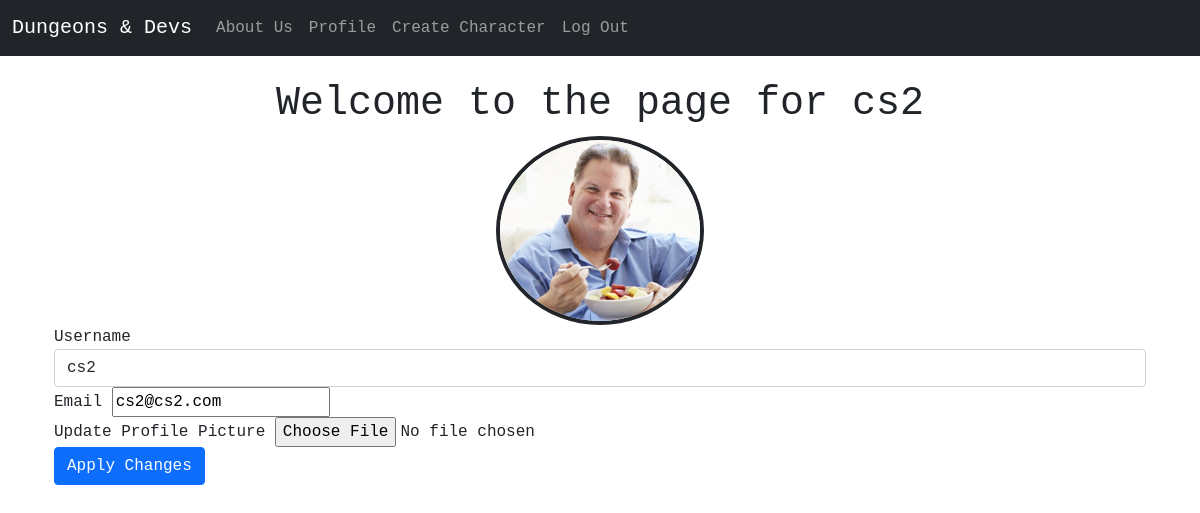
Page /account (signed in) on the committed database.
### dungeons_and_devs/models.py (models this page shows, shortened)
class User(db.Model,UserMixin):#establishing TABLE DESIGN
    __tablename__ = 'users'
    id = db.Column(db.Integer,primary_key=True)
    profile_image = db.Column(db.String(64),nullable=False,default='default_profile.png')
    email = db.Column(db.String(64),unique=True,index=True)
    username = db.Column(db.String(64),unique=True,index=True)
    password_hash = db.Column(db.String(128))
    characters = db.relationship('Character',backref='owner',lazy=True)#specifies that an Owner of a Character is a User Model/Table

### dungeons_and_devs/users/views.py (the view)
@users.route("/account",methods=['GET','POST'])
@login_required
def account():
    form = UpdateUserForm()
    if form.validate_on_submit():
        print(form)
        if form.picture.data:
            username = current_user.username
            pic = add_profile_pic(form.picture.data,username)
            current_user.profile_image = pic
        current_user.username = form.username.data
        current_user.email = form.email.data
        db.session.commit()
        flash('User Account Updated')
        return redirect(url_for('users.account'))
    elif request.method == 'GET':
        form.username.data = current_user.username
        form.email.data = current_user.email
    profile_image = url_for('static', filename='profile_pics/' + current_user.profile_image)
    return render_template('account.html', profile_image=profile_image, form=form)

### dungeons_and_devs/users/forms.py (shortened to what this page needs)
class UpdateUserForm(FlaskForm):
    email = StringField('Email',validators=[DataRequired(),Email()])
    username = StringField('Username',validators=[DataRequired()])
    picture = FileField('Update Profile Picture',validators=[FileAllowed(['jpg','png'])])
    submit = SubmitField('Apply Changes')

### dungeons_and_devs/models.py (called while the page is built)
@login_manager.user_loader#allows for user authentication in templates(html pages)
def load_user(user_id):
    return User.query.get(user_id)

### dungeons_and_devs/templates/account.html (shortened to what this page needs)
{% extends "base.html" %}
{% block content %}
<br>
  <div class="jumbotron font-monospace">
    <div align='center'>
      <h1>Welcome to the page for {{current_user.username}}</h1>
      <img class="rounded-circle border border-dark border-4" align='center' src="{{ url_for('static', filename='profile_pics/' + current_user.profile_image) }}">
    </div>
  </div>
  <div class="container font-monospace">
    <form method="POST" action=" " enctype="multipart/form-data">
      <div class="form-group">
        {{form.username.label(class='form-group')}}
        {{form.username(class='form-control')}}
      </div>
      <div class="form-group">
        {{form.email.label(class='form-group')}}
        {{form.email(class='form-group')}}
      </div>
      <div class="form-group">
        {{form.picture.label(class='form-group')}}
        {{form.picture(class='form-group')}}
      </div>
      <div class="form-group">
        {{form.submit(class='btn btn-primary')}}
      </div>
    </form>
  </div>
{% endblock %}

### dungeons_and_devs/templates/style.css (style rules this page uses)
body { background-color: rgb(191, 214, 255); }

### rows in the picture
User: username "cs2", profile_image (picture), email "cs2@cs2.com"
